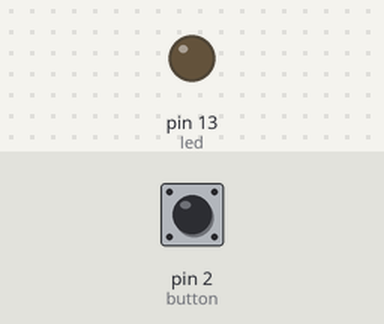
Simulated run of this sketch. Board: Arduino Uno, built with avr-gcc and run on an emulated ATmega328P. Parts: output pins drawn as LEDs (lit = HIGH). The test bench sets the inputs (shaded band); at power-on: pin 2 (button) LOW.

Above: at 1.2 s.
1.3 s: pin 2 (button) pulled HIGH for 0.15 s
At 1.4 s:
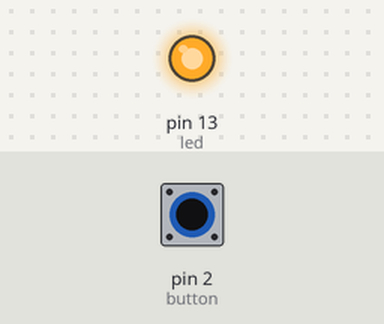
Timing chart, 0 to 4.3 s (numbered marks = the images above; inputs shaded):
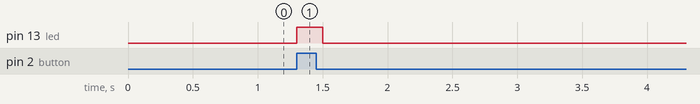

The sketch:

LOCK.ino
```cpp
int led = 13;//PIN for LED
int button = 2;//PIN for button
int isLocked = 0;//Current state of "lock"
int buttonState = LOW;//Current state of button
int buttonWasDown = 0;//if the button was down, the last time the loop function ran

//how fast we want it to blink
int blinkSpeed = 200;

//called once on boot
void setup(){
 pinMode(led, OUTPUT);
 pinMode(button, INPUT);
}

//called as fast as possible forever
void loop(){

  //check the state of the button
  buttonState = digitalRead(button);

  //if the button is down, but it wasn't a moment ago
  if(buttonState == HIGH && buttonWasDown == 0){

    //is the current lock state true?
   if(isLocked == 1){
    //then blink twice
    blinkIt();
    blinkIt();
    //and unlock it
    isLocked = 0;
   }else{
    //otherwise, blink once and lock it back
    blinkIt();
    isLocked = 1;
   }
   //update that the button was down, for the next loop
   buttonWasDown = 1;
  }else if(buttonState == LOW){
    //if the button is in the up state now, you can set buttonWasDown to 0 for the next iteration through the loop
   buttonWasDown = 0;
  }

}

// A shortcut function so we don't have to write the blink code over and over again
void blinkIt(){
 digitalWrite(led, HIGH);
 delay(blinkSpeed);
 digitalWrite(led, LOW);
 delay(blinkSpeed);
}
```

Measured:
- after the input at 1.3 s, pin 13 (led): LOW → HIGH at once, → LOW 0.20 s later
